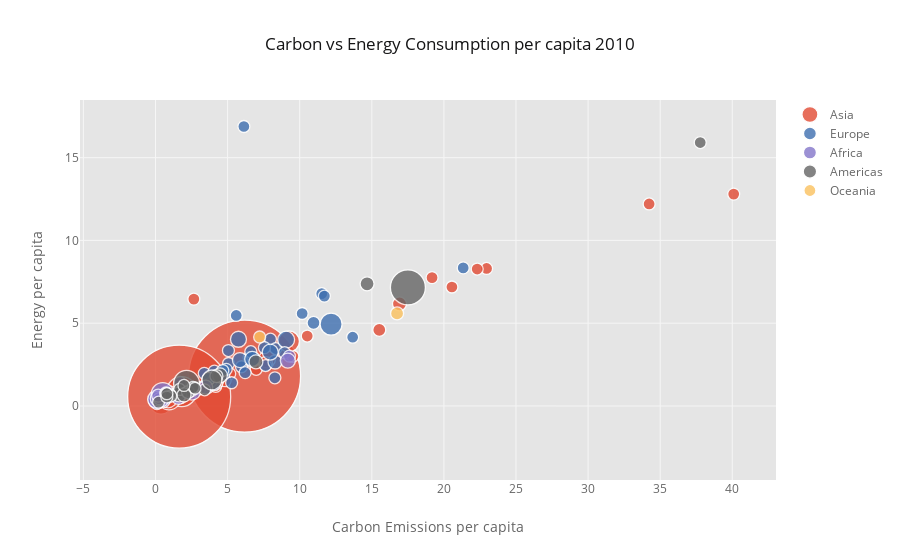

Here is the notebook cell this chart was saved with:
### Code cell
df.query('year==2010').iplot(kind='bubble', x='CO2', y='energy', size='population', text='country',\
       xTitle='Carbon Emissions per capita', yTitle='Energy per capita', categories='region',\
         title='Carbon vs Energy Consumption per capita 2010')

### Figure 1 — Plotly figure (JSON) as saved in the notebook; plotly's stock layout.template omitted (floating-point values rounded to 4 significant figures)
{"data": [{"marker": {"color": "rgba(226, 74, 51, 1.0)", "line": {"width": 1.3}, "opacity": 0.8, "size": [14, 12, 12, 12, 23, 12, 12, 13, 112, 12, 12, 12, 103, 30, 17, 14, 12, 21, 12, 13, 12, 12, 12, 14, 12, 12, 15, 14, 12, 24, 18, 12, 14, 12, 13, 13, 13, 12, 16, 12, 17, 12, 12, 14, 18, 12], "symbol": "dot"}, "mode": "markers", "name": "Asia", "text": ["Afghanistan", "Armenia", "Azerbaijan", "Bahrain", "Bangladesh", "Bhutan", "Brunei", "Cambodia", "China", "Cyprus", "Georgia", "Hong Kong China", "India", "Indonesia", "Iran", "Iraq", "Israel", "Japan", "Jordan", "Kazakhstan", "Kuwait", "Lebanon", "Macao China", "Malaysia", "Maldives", "Mongolia", "Myanmar", "Nepal", "Oman", "Pakistan", "Philippines", "Qatar", "Saudi Arabia", "Singapore", "Sri Lanka", "Syria", "Taiwan", "Tajikistan", "Thailand", "Timor Leste", "Turkey", "Turkmenistan", "United Arab Emirates", "Uzbekistan", "Vietnam", "West Bank and Gaza"], "textfont": {"color": "#666666"}, "type": "scatter", "x": [0.2622, 1.365, 4.977, 19.18, 0.3776, 0.6566, 22.96, 0.2957, 6.178, 6.984, 1.434, 5.145, 1.64, 1.809, 7.727, 3.62, 9.524, 9.251, 3.365, 15.52, 34.23, 4.826, 1.895, 7.633, 3.401, 4.176, 0.1875, 0.1253, 20.56, 0.9296, 0.8748, 40.1, 16.92, 2.658, 0.6092, 3.03, 11.31, 0.4158, 4.271, 0.1631, 4.096, 10.52, 22.31, 3.805, 1.71, 0.5855], "y": [null, 0.7908, 1.307, 7.754, 0.2088, null, 8.308, 0.3554, 1.807, 2.215, 0.7003, 1.951, 0.5656, 0.8665, 2.817, 1.18, 3.005, 3.898, 1.191, 4.595, 12.2, 1.526, null, 2.558, null, 1.189, 0.2918, 0.3411, 7.188, 0.4873, 0.434, 12.8, 6.168, 6.456, 0.4779, 1.063, null, 0.3355, 1.699, null, 1.445, 4.226, 8.271, 1.533, 0.6814, null]}, {"marker": {"color": "rgba(62, 111, 176, 1.0)", "line": {"width": 1.3}, "opacity": 0.8, "size": [12, 12, 12, 12, 12, 12, 12, 12, 12, 12, 12, 12, 16, 17, 12, 12, 12, 12, 12, 16, 12, 12, 12, 12, 12, 12, 12, 13, 12, 14, 12, 13, 22, 12, 12, 12, 15, 12, 12, 15, 16], "symbol": "dot"}, "mode": "markers", "name": "Europe", "text": ["Albania", "Andorra", "Austria", "Belarus", "Belgium", "Bosnia and Herzegovina", "Bulgaria", "Croatia", "Denmark", "Estonia", "Faeroe Islands", "Finland", "France", "Germany", "Gibraltar", "Greece", "Hungary", "Iceland", "Ireland", "Italy", "Latvia", "Lithuania", "Luxembourg", "Macedonia FYR", "Malta", "Moldova", "Montenegro", "Netherlands", "Norway", "Poland", "Portugal", "Romania", "Russia", "Serbia", "Slovak Republic", "Slovenia", "Spain", "Sweden", "Switzerland", "Ukraine", "United Kingdom"], "textfont": {"color": "#666666"}, "type": "scatter", "x": [1.337, 6.092, 7.969, 6.484, 10.17, 8.277, 5.961, 4.742, 8.342, 13.67, 14.6, 11.53, 5.753, 9.056, 15.67, 7.633, 5.066, 6.128, 8.948, 6.71, 3.382, 4.08, 21.34, 5.276, 6.215, 1.359, 4.088, 10.96, 11.71, 8.288, 4.904, 3.665, 12.18, 4.663, 6.608, 7.551, 5.852, 5.598, 5.056, 6.706, 7.954], "y": [0.6483, null, 4.034, 2.922, 5.586, 1.703, 2.37, 1.932, 3.47, 4.155, null, 6.787, 4.031, 4.003, null, 2.44, 2.567, 16.88, 3.218, 2.815, 1.971, 2.107, 8.343, 1.402, 2.013, 0.7307, 1.303, 5.021, 6.637, 2.657, 2.213, 1.632, 4.943, 2.141, 3.28, 3.52, 2.773, 5.468, 3.349, 2.845, 3.254]}, {"marker": {"color": "rgba(132, 118, 202, 1.0)", "line": {"width": 1.3}, "opacity": 0.8, "size": [14, 13, 12, 12, 13, 12, 13, 12, 12, 12, 16, 12, 13, 12, 18, 12, 12, 18, 12, 12, 13, 12, 12, 15, 12, 12, 12, 13, 13, 13, 12, 12, 14, 13, 12, 13, 23, 12, 12, 12, 12, 12, 12, 12, 15, 14, 12, 15, 12, 12, 14, 12, 13, 13], "symbol": "dot"}, "mode": "markers", "name": "Africa", "text": ["Algeria", "Angola", "Benin", "Botswana", "Burkina Faso", "Burundi", "Cameroon", "Cape Verde", "Chad", "Comoros", "Congo Dem Rep ", "Congo Rep ", "Cote d Ivoire", "Djibouti", "Egypt", "Equatorial Guinea", "Eritrea", "Ethiopia", "Gabon", "Gambia", "Ghana", "Guinea", "Guinea Bissau", "Kenya", "Lesotho", "Liberia", "Libya", "Madagascar", "Malawi", "Mali", "Mauritania", "Mauritius", "Morocco", "Mozambique", "Namibia", "Niger", "Nigeria", "Reunion", "Rwanda", "Sao Tome and Principe", "Senegal", "Seychelles", "Sierra Leone", "Somalia", "South Africa", "Sudan", "Swaziland", "Tanzania", "Togo", "Tunisia", "Uganda", "Western Sahara", "Zambia", "Zimbabwe"], "textfont": {"color": "#666666"}, "type": "scatter", "x": [3.481, 1.594, 0.5863, 2.607, 0.1022, 0.03674, 0.3691, 0.7171, 0.0418, 0.1896, 0.04608, 0.5015, 0.2941, 0.6065, 2.524, 6.68, 0.09771, 0.07828, 1.71, 0.2737, 0.3689, 0.1238, 0.1573, 0.3067, 0.008443, 0.2001, 9.289, 0.09718, 0.08317, 0.04056, 0.6401, 3.169, 1.584, 0.1232, 1.391, 0.09101, 0.4981, 5.162, 0.05591, 0.5986, 0.5677, 8.137, 0.1175, 0.06523, 9.177, 0.4151, 0.8625, 0.1527, 0.2555, 2.469, 0.1132, 0.4493, 0.1855, 0.7499], "y": [1.138, 0.7165, 0.4128, 1.128, null, null, 0.3627, null, null, null, 0.3602, 0.3635, 0.4849, null, 0.9031, null, 0.1417, 0.4003, 1.418, null, 0.3822, null, null, 0.4829, null, null, 3.013, null, null, null, null, null, 0.5167, 0.436, 0.7025, null, 0.7136, null, null, null, 0.272, null, null, null, 2.738, 0.3709, null, 0.4478, 0.4461, 0.9128, null, null, 0.6278, 0.764]}, {"marker": {"color": "rgba(101, 101, 101, 1.0)", "line": {"width": 1.3}, "opacity": 0.8, "size": [12, 12, 15, 12, 12, 12, 12, 12, 12, 26, 12, 14, 12, 13, 15, 12, 12, 12, 13, 12, 12, 12, 12, 12, 13, 12, 12, 12, 12, 12, 20, 12, 12, 12, 12, 12, 14, 12, 12, 12, 35, 12, 14], "symbol": "dot"}, "mode": "markers", "name": "Americas", "text": ["Anguilla", "Antigua and Barbuda", "Argentina", "Aruba", "Bahamas", "Barbados", "Belize", "Bermuda", "Bolivia", "Brazil", "British Virgin Islands", "Canada", "Cayman Islands", "Chile", "Colombia", "Costa Rica", "Cuba", "Dominica", "Ecuador", "El Salvador", "French Guiana", "Greenland", "Grenada", "Guadeloupe", "Guatemala", "Guyana", "Haiti", "Honduras", "Jamaica", "Martinique", "Mexico", "Montserrat", "Netherlands Antilles", "Nicaragua", "Panama", "Paraguay", "Peru", "Suriname", "Trinidad and Tobago", "Turks and Caicos Islands", "United States", "Uruguay", "Venezuela"], "textfont": {"color": "#666666"}, "type": "scatter", "x": [4.297, 5.787, 4.466, 21.59, 7.186, 5.5, 1.353, 7.34, 1.556, 2.153, 5.048, 14.67, 10.5, 4.222, 1.635, 1.668, 3.407, 2.002, 2.256, 1.009, 3.03, 11.07, 2.492, 3.773, 0.7726, 2.255, 0.2121, 1.067, 2.611, 5.62, 3.911, 12.98, 23.55, 0.7855, 2.739, 0.7862, 1.98, 4.543, 37.78, 4.206, 17.5, 1.972, 6.961], "y": [null, null, 1.847, null, null, null, null, null, 0.7374, 1.363, null, 7.38, null, 1.807, 0.6963, 0.9978, 0.9753, null, 0.8363, 0.6769, null, null, null, null, 0.7128, null, 0.229, 0.6009, 1.13, null, 1.57, null, null, 0.542, 1.073, 0.7419, 0.6671, null, 15.91, null, 7.164, 1.241, 2.669]}, {"marker": {"color": "rgba(251, 193, 94, 1.0)", "line": {"width": 1.3}, "opacity": 0.8, "size": [13, 12, 12, 12, 12, 12, 12, 12, 12, 12, 12, 12, 12, 12, 12, 12, 12], "symbol": "dot"}, "mode": "markers", "name": "Oceania", "text": ["Australia", "Fiji", "French Polynesia", "Kiribati", "Marshall Islands", "Micronesia Fed Sts ", "Nauru", "New Caledonia", "New Zealand", "Niue", "Palau", "Papua New Guinea", "Samoa", "Solomon Islands", "Tonga", "Vanuatu", "Wallis et Futuna"], "textfont": {"color": "#666666"}, "type": "scatter", "x": [16.75, 1.5, 3.264, 0.6262, 1.9, 0.9244, 8.224, 15.62, 7.222, 4.995, 10.57, 0.4571, 0.8812, 0.3747, 1.515, 0.4896, 2.162], "y": [5.593, null, null, null, null, null, null, null, 4.166, null, null, null, null, null, null, null, null]}], "layout": {"legend": {"bgcolor": "#FFFFFF", "font": {"color": "#666666"}}, "paper_bgcolor": "#FFFFFF", "plot_bgcolor": "#E5E5E5", "title": "Carbon vs Energy Consumption per capita 2010", "titlefont": {"color": "#151516"}, "xaxis1": {"gridcolor": "#F6F6F6", "showgrid": true, "tickfont": {"color": "#666666"}, "title": "Carbon Emissions per capita", "titlefont": {"color": "#666666"}, "zerolinecolor": "#F6F6F6"}, "yaxis1": {"gridcolor": "#F6F6F6", "showgrid": true, "tickfont": {"color": "#666666"}, "title": "Energy per capita", "titlefont": {"color": "#666666"}, "zerolinecolor": "#F6F6F6"}}}
